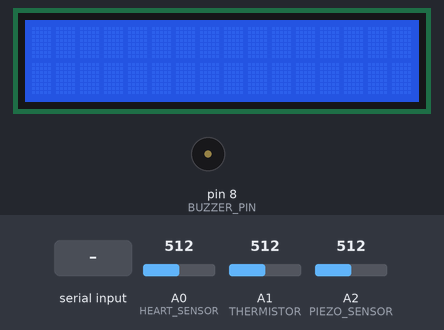
Bench run of a sketch on a simulated Arduino Uno, built with avr-gcc and run on an emulated ATmega328P. On the bench: 16×2 character LCD, buzzer (waves = sounding, pin HIGH). Inputs (shaded band) come from the test bench; at power-on: A1 (THERMISTOR) = 512, A0 (HEART_SENSOR) = 512, A2 (PIEZO_SENSOR) = 512. What the sketch prints to the serial monitor is not drawn.

Above: at 1.2 s.
1.3 s: "1\n" received over Serial
At 2.5 s:
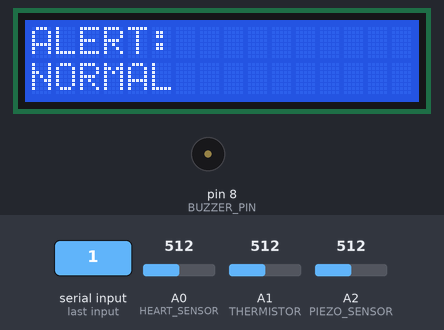
4.3 s: "0\n" received over Serial
At 5.6 s:
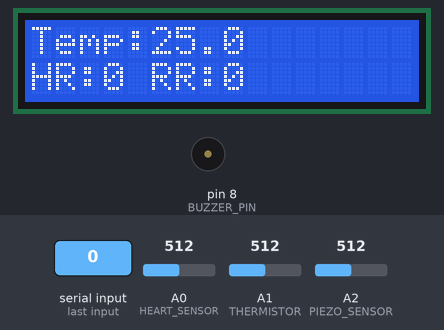
5.9 s: A1 (THERMISTOR) set to 306
At 9.1 s:
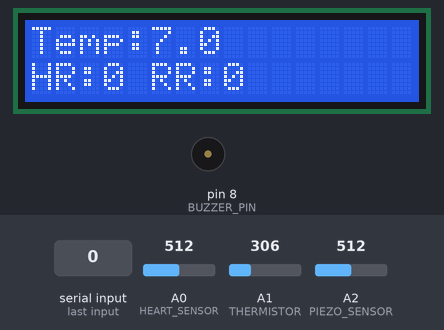
Timing chart, 0 to 10.6 s (numbered marks = the images above; inputs shaded):
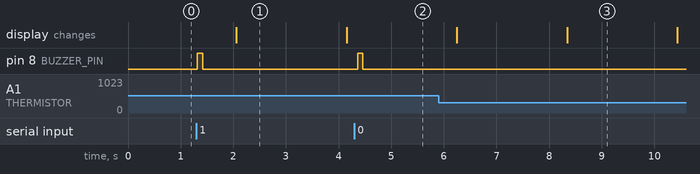

The sketch:

Arduino_ide_code.ino
```cpp
#include <Wire.h>
#include <LiquidCrystal_I2C.h>
#include <ArduinoJson.h>


// ----------------------------
// LCD Setup (I2C)
// ----------------------------
LiquidCrystal_I2C lcd(0x27, 16, 2);


// ----------------------------
// Pin Definitions
// ----------------------------
#define HEART_SENSOR A0
#define THERMISTOR A1
#define PIEZO_SENSOR A2
#define BUZZER_PIN 8
#define LO_PLUS 10
#define LO_MINUS 11


// ----------------------------
// Respiratory Rate Variables
// ----------------------------
const int piezoPin = PIEZO_SENSOR;
const int sampleInterval = 2000;  // ms between samples
int lastPiezoValue = 0;
unsigned long lastPeakTime = 0;
float respRate = 0.0;


// Adjusted for high baseline (590–600)
const int PIEZO_BASELINE = 595;
const int PIEZO_THRESHOLD = 4;  // deviation from baseline for breath detection


// Rolling average for breaths
const int MAX_BREATHS = 5;
unsigned long breathIntervals[MAX_BREATHS];
int breathIndex = 0;
bool breathFilled = false;


// ----------------------------
// Heart Rate Variables
// ----------------------------
int lastHrValue = 0;
unsigned long lastHrPeakTime = 0;
float heartRateBPM = 0.0;


// ----------------------------
// Thermistor Variables
// ----------------------------
const float THERMISTOR_NOMINAL = 10000.0; // 10k ohm at 25°C
const float TEMPERATURE_NOMINAL = 25.0;   // °C
const float B_COEFFICIENT = 3950.0;       // Thermistor beta coefficient
const float SERIES_RESISTOR = 10000.0;    // 10k resistor in voltage divider


// ----------------------------
// Setup
// ----------------------------
void setup() {
  Serial.begin(9600);
  lcd.init();
  lcd.backlight();


  pinMode(BUZZER_PIN, OUTPUT);
  pinMode(LO_PLUS, INPUT);
  pinMode(LO_MINUS, INPUT);
}


// ----------------------------
// Helper: Piezo Peak Detection
// ----------------------------
bool detectPiezoPeak(int currentValue, int &lastValue, bool &risingFlag) {
  if (currentValue > PIEZO_BASELINE + PIEZO_THRESHOLD && !risingFlag && currentValue > lastValue) {
    risingFlag = true;
    lastValue = currentValue;
    return true;
  }
  if (currentValue < PIEZO_BASELINE - PIEZO_THRESHOLD) {
    risingFlag = false;
  }
  lastValue = currentValue;
  return false;
}


// ----------------------------
// Helper: Heart Rate Peak Detection
// ----------------------------
bool detectHrPeak(int currentValue, int &lastValue, bool &risingFlag, int highThreshold, int lowThreshold) {
  if (currentValue > highThreshold && !risingFlag && currentValue > lastValue) {
    risingFlag = true;
    lastValue = currentValue;
    return true;
  }
  if (currentValue < lowThreshold) {
    risingFlag = false;
  }
  lastValue = currentValue;
  return false;
}


// ----------------------------
// Main Loop
// ----------------------------
void loop() {
  static unsigned long lastDisplayTime = 0;
  static bool showVitals = true;  // toggle flag
  unsigned long currentTime = millis();


  // --- 1. Read raw sensors ---
  int rawHeart = analogRead(HEART_SENSOR);
  int rawTherm = analogRead(THERMISTOR);
  int rawPiezo = analogRead(PIEZO_SENSOR);


  // --- 2. Convert Thermistor to Celsius ---
  float voltage = rawTherm * (5.0 / 1023.0);
  float resistance = SERIES_RESISTOR * (5.0 / voltage - 1.0);
  float tempC = 1.0 / (log(resistance / THERMISTOR_NOMINAL) / B_COEFFICIENT + 1.0 / (TEMPERATURE_NOMINAL + 273.15)) - 273.15;


  // --- 3. Detect Piezo Peaks for Respiratory Rate ---
  static bool piezoRising = false;
  if (detectPiezoPeak(rawPiezo, lastPiezoValue, piezoRising)) {
    if (lastPeakTime != 0) {
      unsigned long interval = currentTime - lastPeakTime;
      breathIntervals[breathIndex] = interval;
      breathIndex = (breathIndex + 1) % MAX_BREATHS;
      if (breathIndex == 0) breathFilled = true;


      unsigned long sum = 0;
      int count = breathFilled ? MAX_BREATHS : breathIndex;
      for (int i = 0; i < count; i++) sum += breathIntervals[i];
      float avgInterval = (float)sum / count;
      respRate = 60000.0 / avgInterval;
    }
    lastPeakTime = currentTime;
  }


  // --- 4. Detect Heart Rate Peaks for BPM ---
  static bool hrRising = false;
  if (detectHrPeak(rawHeart, lastHrValue, hrRising, 600, 500)) {
    if (lastHrPeakTime != 0) {
      heartRateBPM = 60000.0 / (currentTime - lastHrPeakTime);
    }
    lastHrPeakTime = currentTime;
  }


  // --- 5. Create JSON ---
  StaticJsonDocument<200> doc;
  doc["temperature"] = tempC;
  doc["heart_rate"] = heartRateBPM;
  doc["resp_rate"] = respRate;


  String jsonData;
  serializeJson(doc, jsonData);


  // --- 6. Send to Serial ---
  Serial.println(jsonData);


  // --- 7. Read ML alert from Serial ---
  String alertMsg = "NORMAL";
  if (Serial.available() > 0) {
    alertMsg = Serial.readStringUntil('\n');
    alertMsg.trim();
  }


  // --- 8. Trigger Buzzer ---
  if (alertMsg != "NORMAL") digitalWrite(BUZZER_PIN, HIGH);
  else digitalWrite(BUZZER_PIN, LOW);


  // --- 9. Alternate LCD display every 2 seconds ---
  if (currentTime - lastDisplayTime >= 2000) {
    lastDisplayTime = currentTime;
    showVitals = !showVitals;  // toggle


    lcd.clear();
    if (showVitals) {
      lcd.setCursor(0, 0);
      lcd.print("Temp:");
      lcd.print(tempC, 1);
      lcd.setCursor(0, 1);
      lcd.print("HR:");
      lcd.print(heartRateBPM, 0);
      lcd.print(" RR:");
      lcd.print(respRate, 0);
    } else {
      lcd.setCursor(0, 0);
      lcd.print("ALERT:");
      lcd.setCursor(0, 1);
      lcd.print(alertMsg);
    }
  }


  delay(100); // small delay for stability
}
```

Measured:
- after the input at 1.3 s, pin 8 (BUZZER_PIN): LOW → HIGH at once, → LOW 0.10 s later
- after the input at 4.3 s, pin 8 (BUZZER_PIN): LOW → HIGH after 0.06 s, → LOW 0.10 s later
- after the input at 5.9 s, the display: first differs from a run without the input after 2.4 s (image 3)
- what the display in image 1 shows lasts 2.1 s, from 2.1 s to 4.2 s
